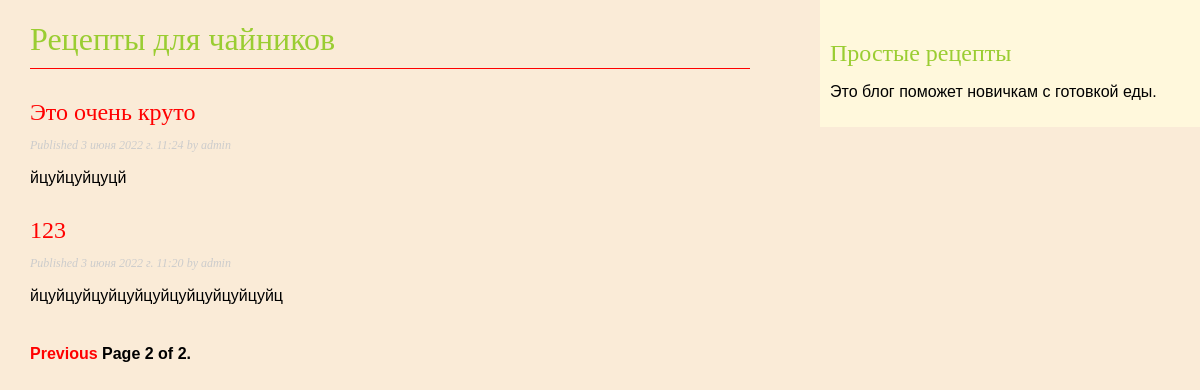
/blog/?page=2, run on an earlier commit of the app's database.
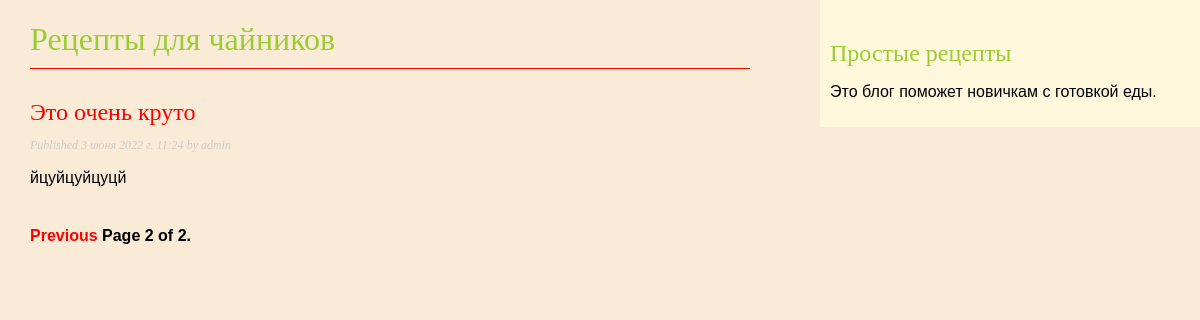
And on a later commit of the database.
### blog/models.py (models this page shows, shortened)
class Post(models.Model):
    class Status(models.TextChoices):
        DRAFT = 'DF', 'Draft'
        PUBLISHED = 'PB', 'Published'
    title = models.CharField(max_length=250)
    slug = models.SlugField(max_length=250,
                            unique_for_date='publish')
    author = models.ForeignKey(User,
                               on_delete=models.CASCADE,
                               related_name='blog_posts')
    body = models.TextField()
    publish = models.DateTimeField(default=timezone.now)
    created = models.DateTimeField(auto_now_add=True)
    updated = models.DateTimeField(auto_now=True)
    status = models.CharField(max_length=2,
                              choices=Status.choices,
                              default=Status.DRAFT)
    objects = models.Manager() # The default manager.
    published = PublishedManager() # Our custom manager.
    class Meta:
        ordering = ['-publish']
        indexes = [
            models.Index(fields=['-publish']),
        ]
    def get_absolute_url(self):
        return reverse('blog:post_detail',
                       args=[self.publish.year,
                             self.publish.month,
                             self.publish.day,
                             self.slug])

### blog/views.py (the view)
# urls.py: path('', views.PostListView.as_view(), name='post_list'),
class PostListView(ListView):
    queryset = Post.published.all()
    context_object_name = 'posts'
    paginate_by = 3
    template_name = 'blog/post/list.html'

### blog/templates/blog/post/list.html (shortened to what this page needs)
{% extends "blog/base.html" %}
{% block content %}
  <h1>Рецепты для чайников</h1>
  {% for post in posts %}
    <h2>
      <a href="{{ post.get_absolute_url }}">
        {{ post.title }}
      </a>
    </h2>
    <p class="date">
      Published {{ post.publish }} by {{ post.author }}
    </p>
    {{ post.body|truncatewords:30|linebreaks }}
  {% endfor %}
  {% include "pagination.html" with page=page_obj %}
{% endblock %}

What changed in the data, as far as the page shows it:
removed Post: title "123", publish "3 июня 2022 г. 11:20", author "admin", body "йцуйцуйцуйцуйцуйцуйцуйцуйцуйц"
